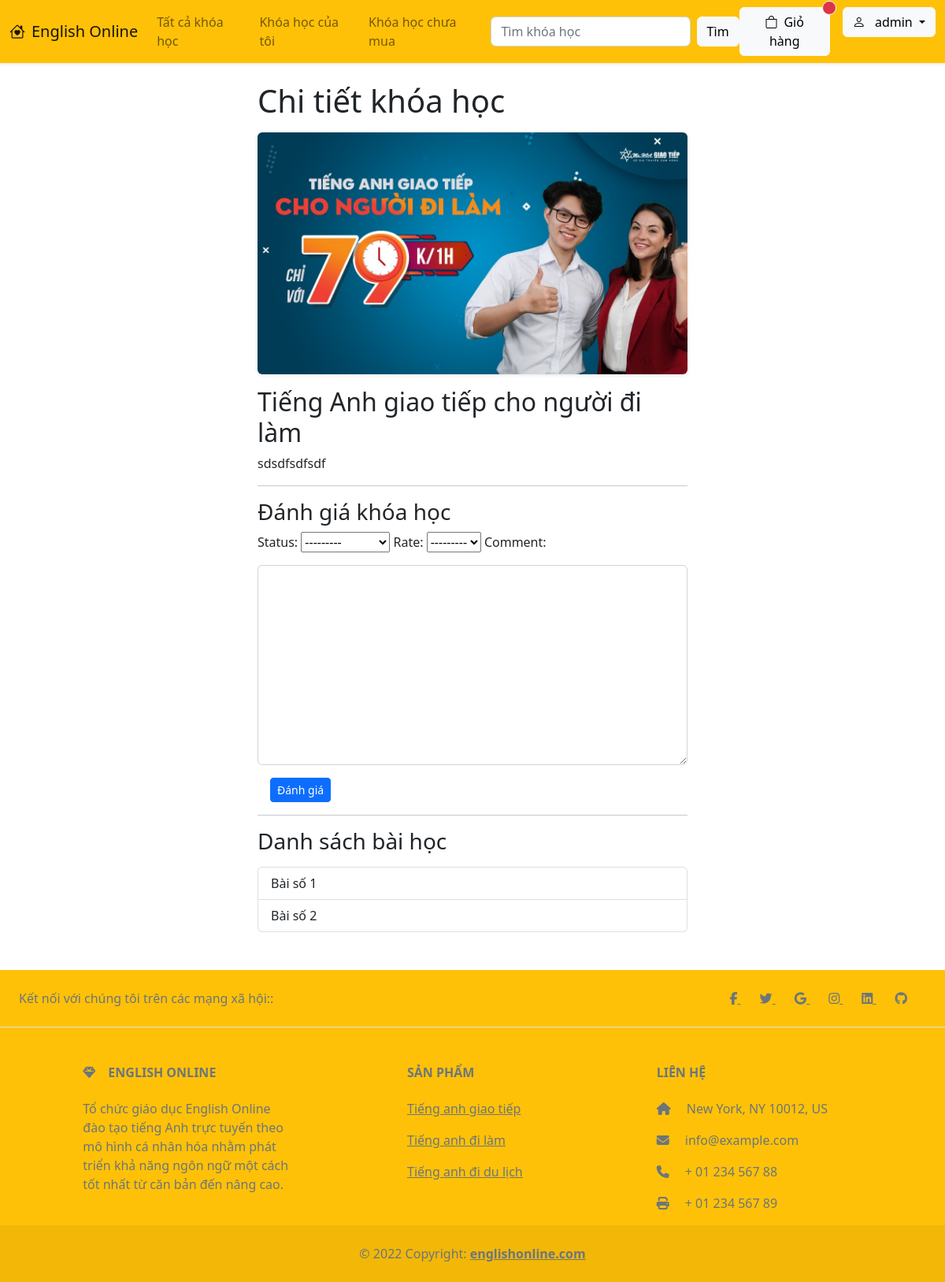
The page /my-course-detail/27/ (signed in) on the database its author committed.
### CM/models.py (models this page shows, shortened)
class UserCourse(models.Model):
    user = models.ForeignKey(User, on_delete=models.CASCADE)
    course = models.ForeignKey(Course, on_delete=models.CASCADE)
    time_added = models.TimeField(auto_now=True)
    STATUS_CHOICES = [
        ('added','Đã thêm vào giỏ hàng'),
        ('waiting', 'Đang chờ thanh toán'),
        ('purchased', 'Đã thanh toán')
    ]
    status = models.CharField(max_length=10, choices=STATUS_CHOICES, default='added')
    class Meta:
        unique_together = ['user', 'course']

class Course(models.Model):
    title = models.CharField(max_length=200)
    img = models.ImageField(upload_to='images/')
    descreption = models.CharField(max_length=1000)
    price = models.IntegerField()
    videos = models.ManyToManyField('Video', blank=True)
    tag_name = models.CharField(max_length=20, blank=True, null=True)

class Video(models.Model):
    courses = models.ManyToManyField(Course, blank=True)
    title = models.CharField(max_length=200)
    descreption = models.CharField(max_length=1000)
    url = models.FileField()

### CM/views.py (the view)
# urls.py: path('my-course-detail/<int:id>/', views.my_course_detail, name='my_course_detail'),
@login_required
def my_course_detail(request, id):
    course = get_object_or_404(UserCourse, pk=id)
    videos = Video.objects.filter(courses=course.course)
    course_reaction = CourseReaction.objects.filter(course=course.course, user=request.user)
    if request.method == "POST":
        comment_form = CourseCommentForm(request.POST)
        if course_reaction:
            form = CourseReactionForm(request.POST, instance=course_reaction[0])
        else:
            form = CourseReactionForm(request.POST)
        if form.is_valid() and comment_form.is_valid() :
            form.save()
            comment_form.save()
            return redirect('course_detail', course.course.id)
    else:
        comment_form = CourseCommentForm(
            initial={
                'user': request.user,
                'course': course.course.id
            }
        )
        if course_reaction:
            form = CourseReactionForm(instance=course_reaction[0])
        else:
            form = CourseReactionForm(
                initial={
                    'user': request.user,
                    'course': course.course.id,
                }
            )
    context = {
        'course': course,
        'videos': videos,
        'form': form,
        'comment_form': comment_form
    }
    return render(request, 'my-course-detail.html', context)

### CM/forms.py
class CourseReactionForm(ModelForm):
	class Meta:
		model = CourseReaction
		fields = ['user','course','status', 'rate']
		widgets = {
			'user': forms.HiddenInput(),
			'course': forms.HiddenInput(),
		}

class CourseCommentForm(ModelForm):
	class Meta:
		model = CourseComment
		fields = ['user', 'course', 'comment']
		widgets = {
			'user': forms.HiddenInput(),
			'course': forms.HiddenInput(),
			'comment': forms.Textarea(attrs={'class': 'form-control my-3'})
		}

### CM/templates/my-course-detail.html (shortened to what this page needs)
{% extends 'base.html' %}
{% block content %}
<div class="container">
    <div class="row justify-content-center">
        <div class="col-lg-6 col-md-8 col-12">
            <h1 class="mb-3">Chi tiết khóa học</h1>
            <img src="{{ course.course.img.url }}" alt="" class="img-fluid rounded shadow-sm mb-3">
            <h2>{{ course.course.title }}</h2>
            <p>{{ course.course.descreption }}</p>
            <hr>
            <h3>Đánh giá khóa học</h3>
            <form action="" method="post">
                {{form}}
                {{ comment_form }}
                <button class="btn btn-primary btn-sm ms-3" type="submit">Đánh giá</button>
            </form>
            <hr>
            <h3 class="mb-3">Danh sách bài học</h3>
            <ul class="list-group">
                {% for video in videos %}
                <a href="{% url 'video' video.id %}" class="list-group-item list-group-item-action">{{ video.title }}</a>
                {% endfor %}
            </ul>
        </div>
    </div>
</div>
{% endblock %}

### CM/templates/header.html (shortened to what this page needs)
<nav class="navbar navbar-expand-lg bg-warning mb-4 shadow-sm">
    <div class="container-fluid">
      <a class="navbar-brand" href="{% url 'index' %}">
        {% load static %}
        <i class="bi bi-house-heart me-2"></i>English Online
      </a>
      <div class="collapse navbar-collapse" id="navbarSupportedContent">
        <ul class="navbar-nav mb-2 mb-lg-0">
          <li class="nav-item">
            <a class="nav-link" aria-current="page" href="{% url 'courses' %}">Tất cả khóa học</a>
          </li>
          {% if request.user.is_authenticated %}
          <li class="nav-item">
            <a class="nav-link" href="{% url 'my-courses' %}">Khóa học của tôi</a>
          </li>
          <li class="nav-item">
            <a class="nav-link" href="{% url 'course_notbuy' %}">Khóa học chưa mua</a>
          </li>
          {% endif %}
        </ul>
        <form class="d-flex" role="search" action="{% url 'search_result' %}" method="GET" >
            <input class="form-control me-2" type="search" placeholder="Tìm khóa học" aria-label="Search" list="datalistOptions" id="exampleDataList" name="keyword">
            <button class="btn btn-light" type="submit" value="submit">Tìm</button>
        </form>
        <ul class="navbar-nav ms-auto mb-2 mb-lg-0">
            {% if not request.user.is_authenticated %}
          <li class="nav-item me-2 mt-lg-0 mt-2">
            <a class="btn btn-outline-dark" href="{% url 'login' %}"><i class="bi bi-box-arrow-in-right me-2"></i>Đăng nhập</a>
          </li>
          <li class="nav-item mt-lg-0 mt-2">
            <a class="btn btn-dark" href="{% url 'register' %}">Đăng ký</a>
          </li>
          {% else %}
          <li class="nav-item mt-lg-0 mt-2">
          <a href="{% url 'cart' %}" class="btn btn-light position-relative me-3">
            <i class="bi bi-bag me-2"></i>Giỏ hàng
            {% for i in request.user.usercourse_set.all %}
              {% if i.status == 'added' or i.status == 'waiting'  %}
            <span class="position-absolute top-0 start-100 translate-middle badge border border-light rounded-circle bg-danger p-2"><span class="visually-hidden">unread messages</span></span>
              {% endif %}
              {% endfor %}
          </a>
        </li>
          <li class="nav-item mt-lg-0 mt-2 dropdown">
            <a class="btn btn-light dropdown-toggle" href="#" role="button" data-bs-toggle="dropdown" aria-expanded="false"><i class="bi bi-person me-2"></i>
              {{ request.user.username }}
            </a>
          </li>
        </ul>
          {% endif %}
      </div>
    </div>
  </nav>

### rows shown on the page
UserCourse: course.img (picture), course "Tiếng Anh giao tiếp cho người đi làm", course.descreption "sdsdfsdfsdf"
Video: title "Bài số 1"
Video: title "Bài số 2"

### other values the page prints
{{ request.user.username }} "admin"
